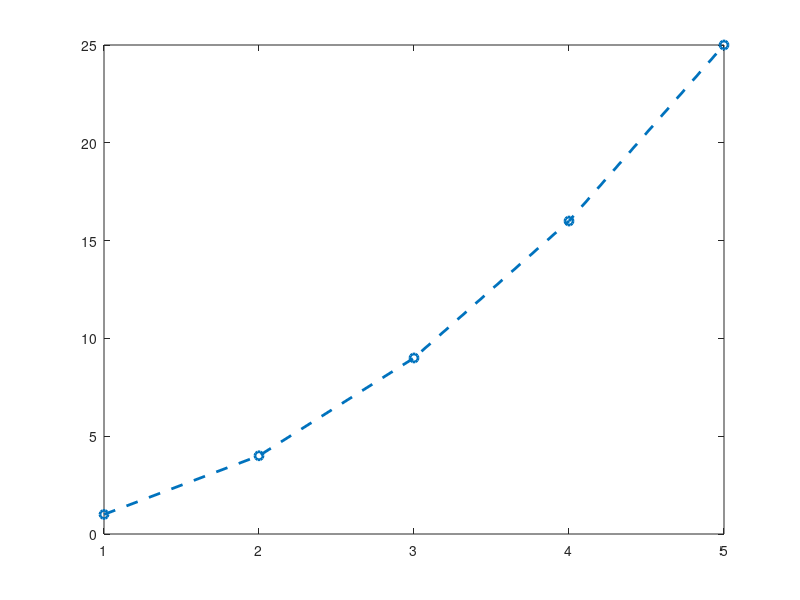

MATLAB code for this plot: (Note: this script raises an error after producing the figure.)
clear;

% graphics_handle — plot-family handles, set/get, dot-syntax, gca/gcf,
% unified delete (portion 29).

h = plot(1:5, (1:5).^2);
fprintf('class(h) = %s (expect matlab.graphics.chart.primitive.Line)\n', class(h));
fprintf('get(h,''LineWidth'') = %g (expect 0.5)\n', get(h, 'LineWidth'));

set(h, 'LineWidth', 2, 'LineStyle', '--', 'Marker', 'o');
fprintf('after set: LineWidth=%g (expect 2), LineStyle=%s (expect --), Marker=%s (expect o)\n', ...
        get(h, 'LineWidth'), get(h, 'LineStyle'), get(h, 'Marker'));

h.LineWidth = 3;
fprintf('dot write: h.LineWidth = %g (expect 3)\n', h.LineWidth);
fprintf('h.Type = %s (expect line), h.Color = [%g %g %g] (expect [0 0.447 0.741])\n', ...
        h.Type, h.Color(1), h.Color(2), h.Color(3));

set(h, 'YData', [10 20 30 40 50]);
fprintf('YData(3) after set = %g (expect 30)\n', get(h, 'YData')(3));

a = gca;
fprintf('class(a) = %s (expect matlab.graphics.axis.Axes), a.Type = %s (expect axes)\n', ...
        class(a), a.Type);
set(a, 'XLim', [0 10], 'Title', 'Handle smoke');
fprintf('get(a,''XLim'') = [%g %g] (expect [0 10]), Title = %s\n', ...
        get(a, 'XLim'), get(a, 'Title'));

f = gcf;
fprintf('class(f) = %s (expect matlab.ui.Figure), f.Number = %g (expect 1)\n', ...
        class(f), f.Number);

hold on;
h2 = plot(1:5, 1:5);
fprintf('h == h2 = %g (expect 0), h == h = %g (expect 1)\n', h == h2, h == h);

hs = plot(1:5, 1:5, 1:5, 2:6);
fprintf('numel(hs) = %g (expect 2) — multi-series form\n', numel(hs));

delete(h2);
fprintf('after delete: ishandle(h2) = %g (expect 0), ishandle(h) = %g (expect 1)\n', ...
        ishandle(h2), ishandle(h));

s = get(h);
fprintf('get(h) struct: LineWidth = %g (expect 3), Type = %s (expect line)\n', ...
        s.LineWidth, s.Type);

fprintf('isa(h, ''handle'') = %g (expect 1), isgraphics(h) = %g (expect 1)\n', ...
        isa(h, 'handle'), isgraphics(h));

% portion 31 — Text / Legend / groot handles
hT2 = title('Handle smoke');
fprintf('class(hT2) = %s (expect matlab.graphics.primitive.Text)\n', class(hT2));
fprintf('hT2.String = %s (expect Handle smoke), FontSize = %g (expect 11)\n', ...
        hT2.String, hT2.FontSize);
hT2.String = 'Rewritten';
fprintf('after write: get(gca,''Title'').String = %s (expect Rewritten)\n', ...
        get(gca,'Title').String);

hL2 = legend('series1');
fprintf('class(hL2) = %s (expect matlab.graphics.illustration.Legend)\n', class(hL2));
set(hL2,'Location','south','Visible','off');
fprintf('Location = %s (expect south), Visible = %s (expect off), labels kept = %g\n', ...
        get(hL2,'Location'), get(hL2,'Visible'), numel(get(hL2,'String')));
legend show;
fprintf('after legend show: Visible = %s (expect on)\n', get(hL2,'Visible'));

g2 = groot;
fprintf('class(groot) = %s (expect matlab.Root), gcf.Parent.Type = %s (expect root)\n', ...
        class(g2), gcf.Parent.Type);
subplot(2,1,1); plot(1:5);
subplot(2,1,2); plot(1:5);
fprintf('numel(gcf.Children) = %g (expect 2)\n', numel(gcf.Children));
